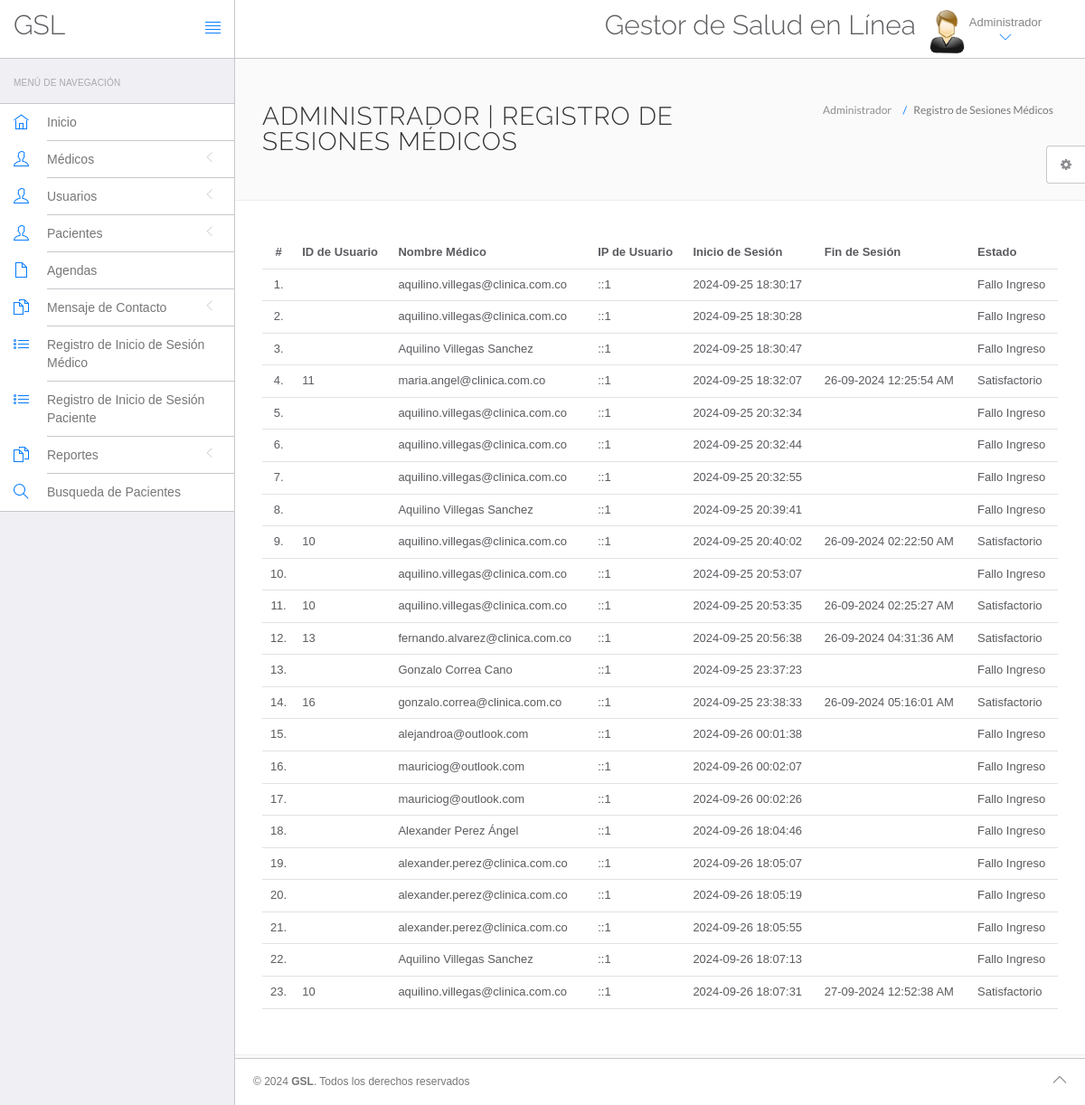
The page /hms/admin/doctor-logs.php (signed in) on the database its author committed.
### tables this page shows
CREATE TABLE `doctorslog` (
  `id` int(11) NOT NULL,
  `uid` int(11) DEFAULT NULL,
  `username` varchar(255) DEFAULT NULL,
  `userip` binary(16) DEFAULT NULL,
  `loginTime` timestamp NULL DEFAULT current_timestamp(),
  `logout` varchar(255) DEFAULT NULL,
  `status` int(11) DEFAULT NULL
);

### hms/admin/doctor-logs.php (the view, shortened to what this page needs)
<?php
include('include/config.php');
?>
<!DOCTYPE html>
<html lang="en">
<head>
    <link rel="stylesheet" href="vendor/bootstrap/css/bootstrap.min.css">
    <link rel="stylesheet" href="vendor/fontawesome/css/font-awesome.min.css">
    <link rel="stylesheet" href="vendor/themify-icons/themify-icons.min.css">
    <link href="vendor/animate.css/animate.min.css" rel="stylesheet" media="screen">
    <link href="vendor/perfect-scrollbar/perfect-scrollbar.min.css" rel="stylesheet" media="screen">
    <link href="vendor/switchery/switchery.min.css" rel="stylesheet" media="screen">
    <link href="vendor/bootstrap-touchspin/jquery.bootstrap-touchspin.min.css" rel="stylesheet" media="screen">
    <link href="vendor/select2/select2.min.css" rel="stylesheet" media="screen">
    <link href="vendor/bootstrap-datepicker/bootstrap-datepicker3.standalone.min.css" rel="stylesheet" media="screen">
    <link href="vendor/bootstrap-timepicker/bootstrap-timepicker.min.css" rel="stylesheet" media="screen">
    <link rel="stylesheet" href="assets/css/styles.css">
    <link rel="stylesheet" href="assets/css/plugins.css">
    <link rel="stylesheet" href="assets/css/themes/theme-1.css" id="skin_color" />
</head>
<body>
    <div id="app">
        <?php include('include/sidebar.php');?>
        <div class="app-content">
            <?php include('include/header.php');?>
            <div class="main-content">
                <div class="wrap-content container" id="container">
                    <section id="page-title">
                        <div class="row">
                            <div class="col-sm-8">
                                <h1 class="mainTitle">Administrador | Registro de Sesiones Médicos</h1>
                            </div>
                            <ol class="breadcrumb">
                                <li>
                                    <span>Administrador </span>
                                </li>
                                <li class="active">
                                    <span>Registro de Sesiones Médicos</span>
                                </li>
                            </ol>
                        </div>
                    </section>
                    <div class="container-fluid container-fullw bg-white">
                        <div class="row">
                            <div class="col-md-12">
                                <table class="table table-hover" id="sample-table-1">
                                    <thead>
                                        <tr>
                                            <th class="center">#</th>
                                            <th class="hidden-xs">ID de Usuario</th>
                                            <th>Nombre Médico</th>
                                            <th>IP de Usuario</th>
                                            <th>Inicio de Sesión</th>
                                            <th>Fin de Sesión</th>
                                            <th>Estado</th>
                                        </tr>
                                    </thead>
                                    <tbody>
                                        <?php
$sql=mysqli_query($con,"select * from doctorslog ");
$cnt=1;
while($row=mysqli_fetch_array($sql))
{
?>
                                        <tr>
                                            <td class="center"><?php echo $cnt;?>.</td>
                                            <td class="hidden-xs"><?php echo $row['uid'];?></td>
                                            <td class="hidden-xs"><?php echo $row['username'];?></td>
                                            <td><?php echo $row['userip'];?></td>
                                            <td><?php echo $row['loginTime'];?></td>
                                            <td><?php echo $row['logout'];?>
                                            </td>
                                            <td>
                                                <?php if($row['status']==1)
{
	echo "Satisfactorio";
}
else
{
	echo "Fallo Ingreso";
}?>
                                            </td>
                                        </tr>
                                        <?php
$cnt=$cnt+1;
											 }?>
                                    </tbody>
                                </table>
                            </div>
                        </div>
                    </div>
                </div>
            </div>
        </div>
        <?php include('include/footer.php');?>
        <?php include('include/setting.php');?>
    </div>
</body>
</html>

### hms/admin/assets/css/themes/theme-1.css (style rules this page uses)
body { background: #FAFAFA; }

### rows shown on the page
doctorslog: username "aquilino.villegas@clinica.com.co", userip "::1", loginTime "2024-09-25 18:30:17", status "Fallo Ingreso"
doctorslog: username "aquilino.villegas@clinica.com.co", userip "::1", loginTime "2024-09-25 18:30:28", status "Fallo Ingreso"
doctorslog: username "Aquilino Villegas Sanchez", userip "::1", loginTime "2024-09-25 18:30:47", status "Fallo Ingreso"
doctorslog: uid "11", username "maria.angel@clinica.com.co", userip "::1", loginTime "2024-09-25 18:32:07", logout "26-09-2024 12:25:54 AM", status "Satisfactorio"
doctorslog: username "aquilino.villegas@clinica.com.co", userip "::1", loginTime "2024-09-25 20:32:34", status "Fallo Ingreso"
doctorslog: username "aquilino.villegas@clinica.com.co", userip "::1", loginTime "2024-09-25 20:32:44", status "Fallo Ingreso"
doctorslog: username "aquilino.villegas@clinica.com.co", userip "::1", loginTime "2024-09-25 20:32:55", status "Fallo Ingreso"
doctorslog: username "Aquilino Villegas Sanchez", userip "::1", loginTime "2024-09-25 20:39:41", status "Fallo Ingreso"
doctorslog: uid "10", username "aquilino.villegas@clinica.com.co", userip "::1", loginTime "2024-09-25 20:40:02", logout "26-09-2024 02:22:50 AM", status "Satisfactorio"
doctorslog: username "aquilino.villegas@clinica.com.co", userip "::1", loginTime "2024-09-25 20:53:07", status "Fallo Ingreso"
doctorslog: uid "10", username "aquilino.villegas@clinica.com.co", userip "::1", loginTime "2024-09-25 20:53:35", logout "26-09-2024 02:25:27 AM", status "Satisfactorio"
doctorslog: uid "13", username "fernando.alvarez@clinica.com.co", userip "::1", loginTime "2024-09-25 20:56:38", logout "26-09-2024 04:31:36 AM", status "Satisfactorio"
doctorslog: username "Gonzalo Correa Cano", userip "::1", loginTime "2024-09-25 23:37:23", status "Fallo Ingreso"
doctorslog: uid "16", username "gonzalo.correa@clinica.com.co", userip "::1", loginTime "2024-09-25 23:38:33", logout "26-09-2024 05:16:01 AM", status "Satisfactorio"
doctorslog: username "alejandroa@outlook.com", userip "::1", loginTime "2024-09-26 00:01:38", status "Fallo Ingreso"
doctorslog: username "mauriciog@outlook.com", userip "::1", loginTime "2024-09-26 00:02:07", status "Fallo Ingreso"
doctorslog: username "mauriciog@outlook.com", userip "::1", loginTime "2024-09-26 00:02:26", status "Fallo Ingreso"
doctorslog: username "Alexander Perez Ángel", userip "::1", loginTime "2024-09-26 18:04:46", status "Fallo Ingreso"
doctorslog: username "alexander.perez@clinica.com.co", userip "::1", loginTime "2024-09-26 18:05:07", status "Fallo Ingreso"
doctorslog: username "alexander.perez@clinica.com.co", userip "::1", loginTime "2024-09-26 18:05:19", status "Fallo Ingreso"
doctorslog: username "alexander.perez@clinica.com.co", userip "::1", loginTime "2024-09-26 18:05:55", status "Fallo Ingreso"
doctorslog: username "Aquilino Villegas Sanchez", userip "::1", loginTime "2024-09-26 18:07:13", status "Fallo Ingreso"
doctorslog: uid "10", username "aquilino.villegas@clinica.com.co", userip "::1", loginTime "2024-09-26 18:07:31", logout "27-09-2024 12:52:38 AM", status "Satisfactorio"
